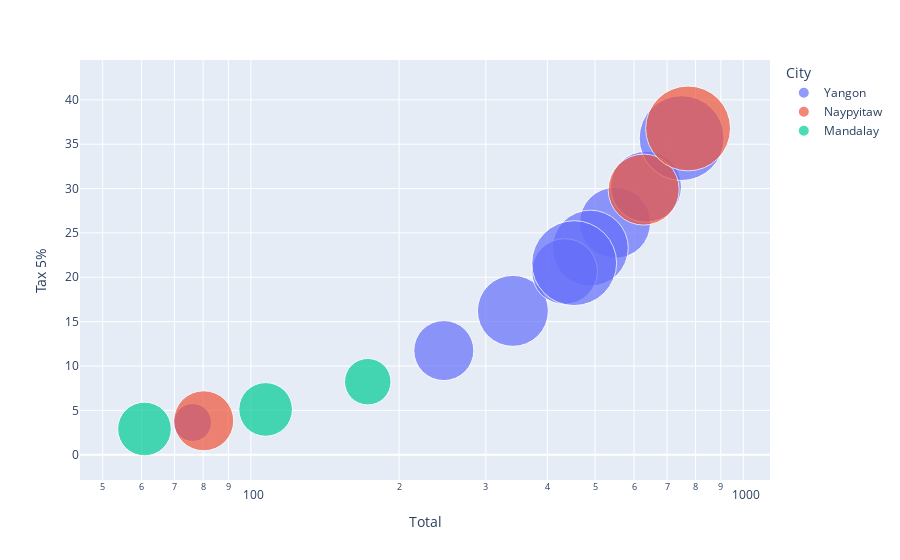

Here is the notebook cell this chart was saved with:
### Code cell
#Bubble Chart
import plotly.express as px

fig = px.scatter(df1, x="Total", y="Tax 5%", size="Quantity", color="City", hover_name="Product line", log_x=True, size_max=60)
fig.show()

### Figure 1 — Plotly figure (JSON) as saved in the notebook; plotly's stock layout.template omitted (floating-point values rounded to 4 significant figures)
{"data": [{"hovertemplate": "<b>%{hovertext}</b><br><br>City=Yangon<br>Total=%{x}<br>Tax 5%=%{y}<br>Quantity=%{marker.size}<extra></extra>", "hovertext": ["Health and beauty", "Home and lifestyle", "Health and beauty", "Sports and travel", "Electronic accessories", "Health and beauty", "Electronic accessories", "Food and beverages", "Health and beauty"], "legendgroup": "Yangon", "marker": {"color": "#636efa", "size": [7, 7, 8, 7, 6, 2, 5, 10, 10], "sizemode": "area", "sizeref": 0.002778, "symbol": "circle"}, "mode": "markers", "name": "Yangon", "orientation": "v", "showlegend": true, "type": "scatter", "x": [549.0, 340.5, 489.0, 634.4, 433.7, 76.15, 246.5, 453.5, 749.5], "xaxis": "x", "y": [26.14, 16.22, 23.29, 30.21, 20.65, 3.626, 11.74, 21.59, 35.69], "yaxis": "y"}, {"hovertemplate": "<b>%{hovertext}</b><br><br>City=Naypyitaw<br>Total=%{x}<br>Tax 5%=%{y}<br>Quantity=%{marker.size}<extra></extra>", "hovertext": ["Electronic accessories", "Electronic accessories", "Home and lifestyle"], "legendgroup": "Naypyitaw", "marker": {"color": "#EF553B", "size": [5, 7, 10], "sizemode": "area", "sizeref": 0.002778, "symbol": "circle"}, "mode": "markers", "name": "Naypyitaw", "orientation": "v", "showlegend": true, "type": "scatter", "x": [80.22, 627.6, 772.4], "xaxis": "x", "y": [3.82, 29.89, 36.78], "yaxis": "y"}, {"hovertemplate": "<b>%{hovertext}</b><br><br>City=Mandalay<br>Total=%{x}<br>Tax 5%=%{y}<br>Quantity=%{marker.size}<extra></extra>", "hovertext": ["Food and beverages", "Fashion accessories", "Electronic accessories"], "legendgroup": "Mandalay", "marker": {"color": "#00cc96", "size": [3, 4, 4], "sizemode": "area", "sizeref": 0.002778, "symbol": "circle"}, "mode": "markers", "name": "Mandalay", "orientation": "v", "showlegend": true, "type": "scatter", "x": [172.7, 60.82, 107.1], "xaxis": "x", "y": [8.226, 2.896, 5.102], "yaxis": "y"}], "layout": {"legend": {"itemsizing": "constant", "title": {"text": "City"}, "tracegroupgap": 0}, "margin": {"t": 60}, "xaxis": {"anchor": "y", "domain": [0, 1], "title": {"text": "Total"}, "type": "log"}, "yaxis": {"anchor": "x", "domain": [0, 1], "title": {"text": "Tax 5%"}}}}
